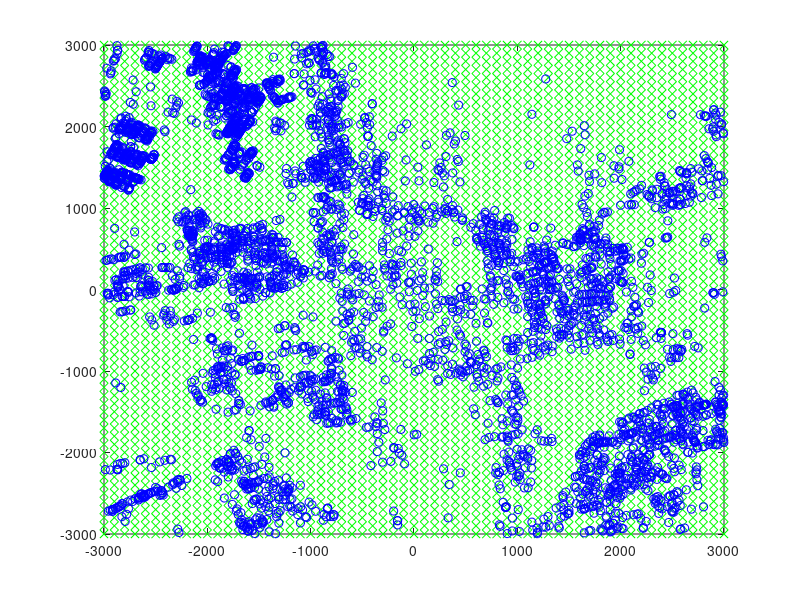
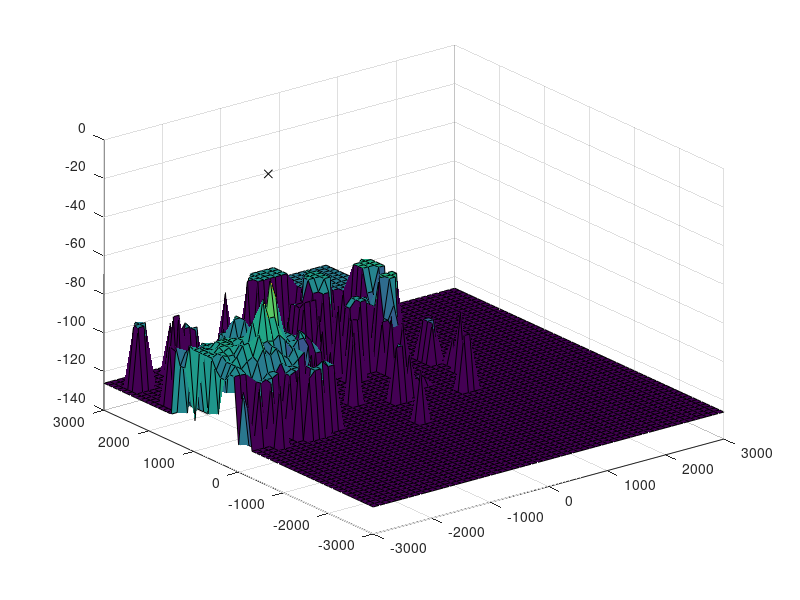

Here is the MATLAB script that generated these plots, in order:
clear 
close 
clc

load train_data.mat

[X,Y] = meshgrid(-3000:100:3000,-3000:100:3000);
x = X(:);
y = Y(:);
interp_coord = [x y];
GATEWAY_ID = 1;

figure()
plot(x,y,'xg');
hold on
plot(train_coord(:,1),train_coord(:,2),'ob')

for i = 1:length(interp_coord)
    
    %current point in the grid
    current_point = interp_coord(i,:);
    
    %find nearest observation point in train coord
    distances = sqrt( (current_point(1)-train_coord(:,1)).^2 +  (current_point(2)-train_coord(:,2)).^2);
    
    %get the minimum distance and assign its RSSI to the interpolated map
    [v idx] = min(distances);
    interpolated_rssi(i) = train_rssi(idx,GATEWAY_ID); %consider only first gateway (column)
    
end

%plot the interpolated radio map
figure()
interpolated_map = reshape(interpolated_rssi,61,61);
surf(X,Y,interpolated_map)
hold on
plot(gw_coord(GATEWAY_ID,1),gw_coord(GATEWAY_ID,2),'xk')